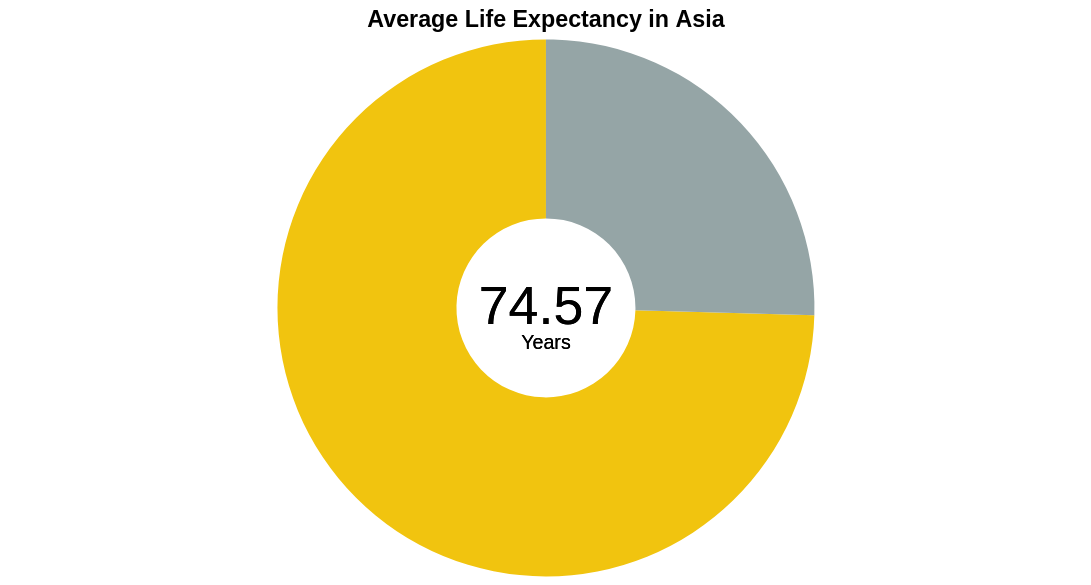

Write the Vega-Lite specification saved for this chart.
### Vega-Lite specification from a JSON file in a GitHub repository (floating-point values rounded to 4 significant figures)
{"$schema": "https://vega.github.io/schema/vega-lite/v5.json", "width": 600, "config": {"view": {"stroke": null}}, "title": {"text": "Average Life Expectancy in Asia"}, "data": {"values": [{"Continent": "Asia", "Avg_LE": "74.56765719"}, {"Continent": "Remaining", "Avg_LE": "25.43234281"}]}, "layer": [{"mark": {"type": "arc", "innerRadius": 50}}, {"mark": {"type": "text", "text": "74.57", "fontSize": 30}, "encoding": {"color": {"value": "black"}}}, {"mark": {"type": "text", "text": "Years", "dy": 20}, "encoding": {"color": {"value": "black"}}}], "encoding": {"theta": {"field": "Avg_LE", "type": "quantitative"}, "color": {"field": "Continent", "type": "nominal", "legend": null, "scale": {"domain": ["Asia", "Remaining"], "range": ["#F1C40F", "#95A5A6"]}}, "tooltip": [{"field": "Continent", "type": "nominal", "title": "Continent"}, {"field": "Avg_LE", "type": "quantitative", "title": "Life Expectancy (years)", "format": ".2f"}]}}
